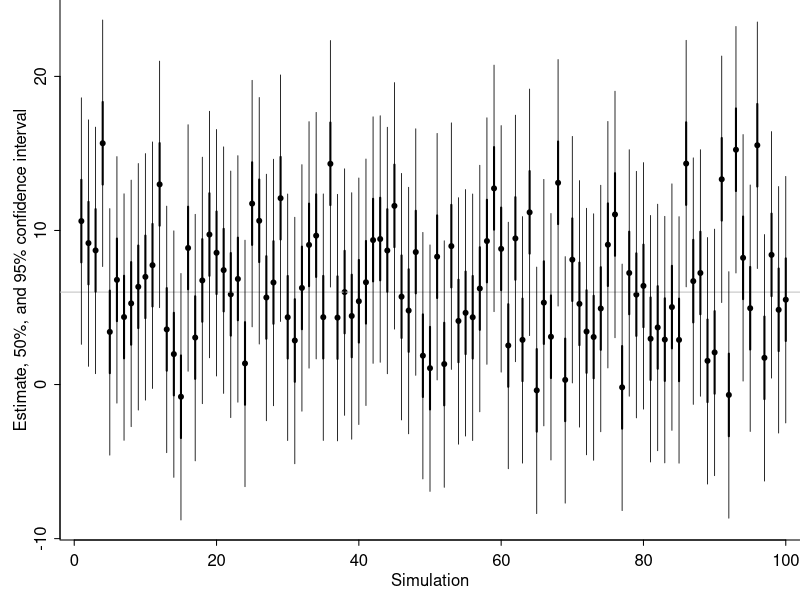

Source code (R):
## ---- chunk 1
knitr::opts_chunk$set(message=FALSE, error=FALSE, warning=FALSE, comment=NA)
# switch this to TRUE to save figures in separate files
savefigs <- FALSE

## ---- chunk 2
n_rep <- 100
est <- rep(NA, n_rep)
conf <- array(NA, c(n_rep, 4))
mu <- 6
sigma <- 4
for (i in 1:n_rep){
  y <- rnorm(1, mu, sigma)
  est[i] <- y
  conf[i,] <- y + c(-2, -.67, .67, 2) * sigma
}
## ---- chunk 3
par(mar=c(3,3,0,0), mgp=c(1.5,.5,0), tck=-.01)
plot(c(-2, n_rep+2), range(conf), bty="l", xlab="Simulation", ylab="Estimate, 50%, and 95% confidence interval", xaxs="i", yaxt="n", type="n")
axis(2, seq(-10,20,10))
points(1:n_rep, est, pch=20)
abline(mu, 0, col="gray")
for (i in 1:n_rep){
  lines(c(i,i), conf[i,c(1,4)], lwd=.8)
  lines(c(i,i), conf[i,c(2,3)], lwd=2)
}
